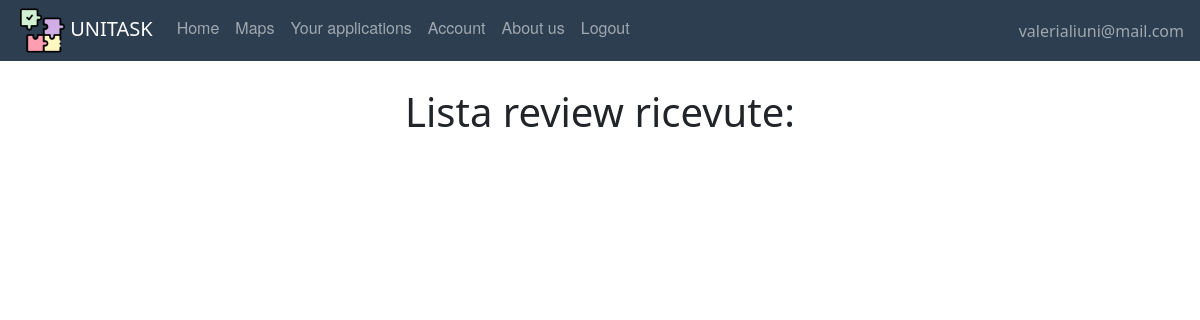
/personalreviews (signed in), run on an earlier commit of the app's database.
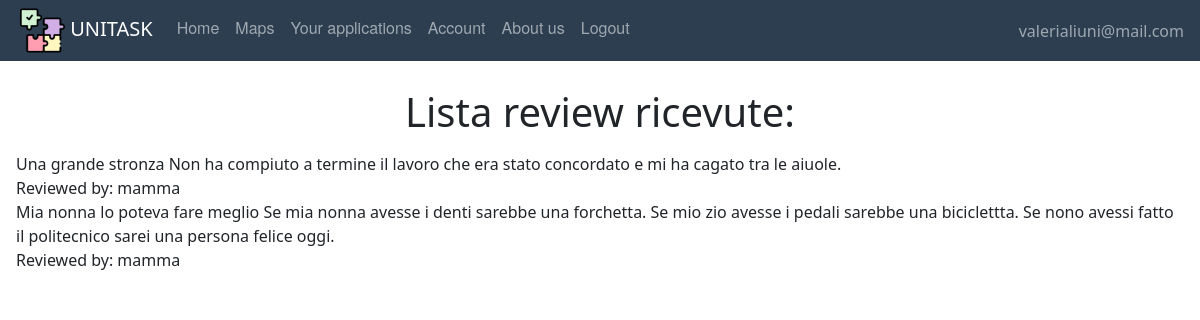
And on a later commit of the database.
### website/models.py (models this page shows)
class Review(db.Model, UserMixin):
    id = db.Column(db.Integer, primary_key=True)
    title = db.Column(db.String(150))
    text = db.Column(db.String(150))
    date = db.Column(db.DateTime(timezone=True), default=func.now)
    id_reviewer = db.Column(db.Integer, db.ForeignKey('user.id'))
    id_reviewed = db.Column(db.Integer, db.ForeignKey('user.id'))
    task_id = db.Column(db.Integer, db.ForeignKey('offer.id'))

class User(db.Model, UserMixin):
    id = db.Column(db.Integer, primary_key=True)
    email = db.Column(db.String(150), unique=True)
    password = db.Column(db.String(150))
    first_name = db.Column(db.String(150))
    surname = db.Column(db.String(150))
    type = db.Column(db.String(20))
    reviewsposted = db.relationship('Review', foreign_keys='Review.id_reviewer',
                                    backref='author')
    reviewsreceived = db.relationship('Review', foreign_keys='Review.id_reviewed',
                                      backref='received')
    __mapper_args__ = {
        'polymorphic_on': type,
        'polymorphic_identity': 'user',
    }

### website/views.py (the view)
@views.route('/personalreviews')
def personalreviews():
    return render_template("User/personalreviews.html", user=current_user)

### website/__init__.py (called while the page is built)
def create_app():
    app = Flask(__name__)
    app.config['SECRET_KEY'] = 'atrebunfigoassurdo'
    app.config['SQLALCHEMY_DATABASE_URI'] = 'sqlite:///'+ DB_NAME
    db.init_app(app)
    from .views import views  # We imported the name of the blueprint
    from .auth import auth
    app.register_blueprint(views, url_prefix="/")  # Stiamo dicendo come sono definite le pagine e dove sono
    app.register_blueprint(auth, url_prefix="/")
    from .models import User, Offer, Adult, Student
    create_database(app)
    login_manager = LoginManager()
    login_manager.login_view = 'auth.login'  # dove vogliamo mandare l'user se non loggato
    login_manager.init_app(app)
    @login_manager.user_loader
    def load_user(id):
        return User.query.get(int(id))
    return app

### website/templates/User/personalreviews.html
{% extends "base.html" %} {% block title %}Lista Review{% endblock %} {% block content%}
    <br />
    <h1 align="center">Lista review ricevute: </h1>
<ul class="list-group list-group-flush" id="offers">
  <li class="list-group-item">
      <div>
        {% for recens in user.reviewsreceived %}
            {{ recens.title }} {{ recens.text }}
            <br/>
            Reviewed by:
            {{ recens.author.first_name }}
            </div>
          {% endfor %}
  </li></ul>
{% endblock %}

What changed in the data, as far as the page shows it:
added Review: title "Una grande stronza", text "Non ha compiuto a termine il lavoro che era stato concordato e mi ha cagato tra le aiuole.", author.first_name "mamma"
added Review: title "Mia nonna lo poteva fare meglio", text "Se mia nonna avesse i denti sarebbe una forchetta. Se mio zio avesse i pedali sarebbe una biciclettta. Se nono avessi fatto il politecnico sarei una persona felice oggi.", author.first_name "mamma"
